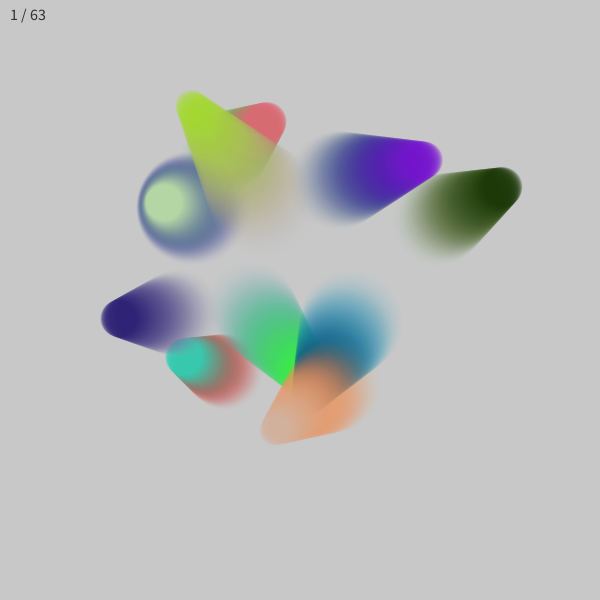
Frame 1 (no input)
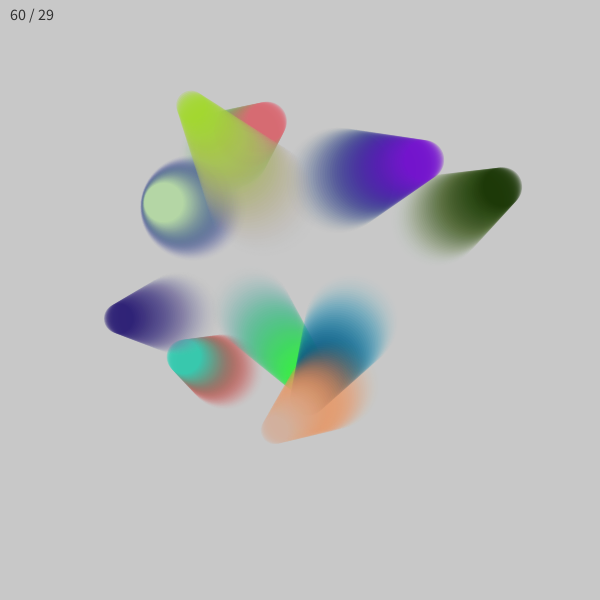
Frame 60 (the mouse pressed at the canvas centre just before this capture)
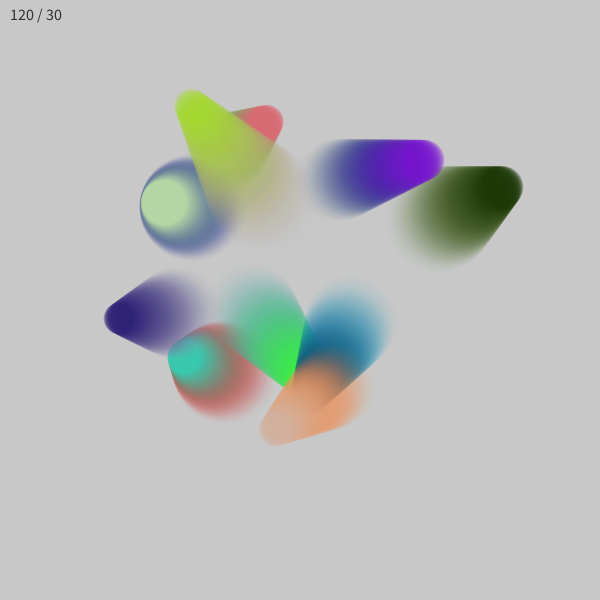
Frame 120 (the mouse held since frame 60 and released just before this capture)

The Processing sketch that drew these frames (run headless with seeded random() and noise(); from frame 60 on, the mouse is pressed at the canvas centre):

// Processing sketch: sketch1_animation_intro
// ── sketch1_animation_intro.pde
Meteor[] meteors = new Meteor[10];

void setup() {
  size(600, 600);
  frameRate(30);
  smooth(8);
  resetMeteors();
}

void draw() {
  background(200);
  for (int i = 0; i < meteors.length; i++) {
    meteors[i].updateSize();
    meteors[i].display();
  }
  
  fill(50);
  textSize(16);
  text(frameCount + " / " + round(frameRate), 10, 20);
}

void keyReleased() {
  resetMeteors();
}

void resetMeteors() {
  for (int i = 0; i < meteors.length; i++) {
    meteors[i] = new Meteor();
  }
}

// ── Meteor.pde
class Meteor {
  PVector p1; // centre position of circle 1
  PVector p2; // centre position of circle 2
  float d1; // diameter of circle 1
  float d2; // diameter of circle 2
  color c1; // color of circle 1
  color c2; // color of circle 2
  int steps; // number of circles to draw between circles 1 and 2
  float noiseIncrem1; // coordinate of a Perlin noise space to be incremented
  float noiseIncrem2; // coordinate of a second Perlin noise space to be incremented
  
  Meteor() {
    noiseIncrem1 = random(999);
    noiseIncrem2 = random(999);
    updateSize();
    float limit = 150;
    p1 = new PVector(random(limit, width - limit), random(limit, height - limit));
    p2 = new PVector(random(p1.x - d1, p1.x + d1), random(p1.y - d1, p1.y + d1));
    c1 = color(random(255), random(255), random(255));
    c2 = color(random(255), random(255), random(255));
    steps = 50;
  }
  
  void updateSize() {
    noiseIncrem1 += 0.008;
    noiseIncrem2 += 0.008;
    d1 = map(noise(noiseIncrem1), 0, 1, 50, 150);
    d2 = map(noise(noiseIncrem2), 0, 1, 25, 50);
  }
  
  void display() {
    noStroke();
    for (int i = 0; i <= steps + 1; i++) {
      float currProgress = map(i, 0, steps + 1, 0, 1);
      color currColor = lerpColor(c1, c2, currProgress);
      PVector currPos = PVector.lerp(p1, p2, currProgress);
      float currDiam = lerp(d1, d2, currProgress);
      fill(currColor, currProgress * 64);
      circle(currPos.x, currPos.y, currDiam);
    }
  }
}
